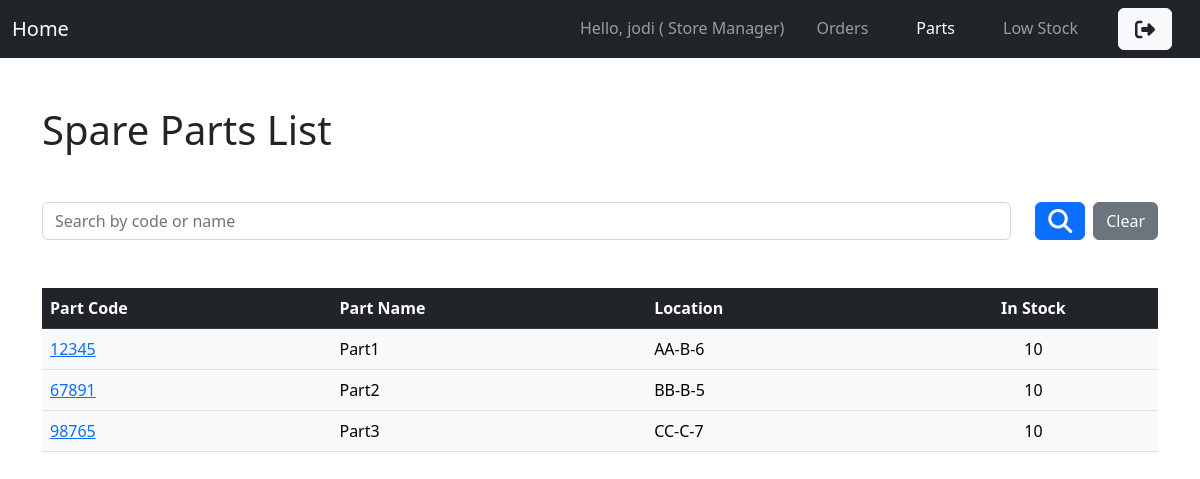
The page /parts/list/ (signed in) on the database as committed earlier.
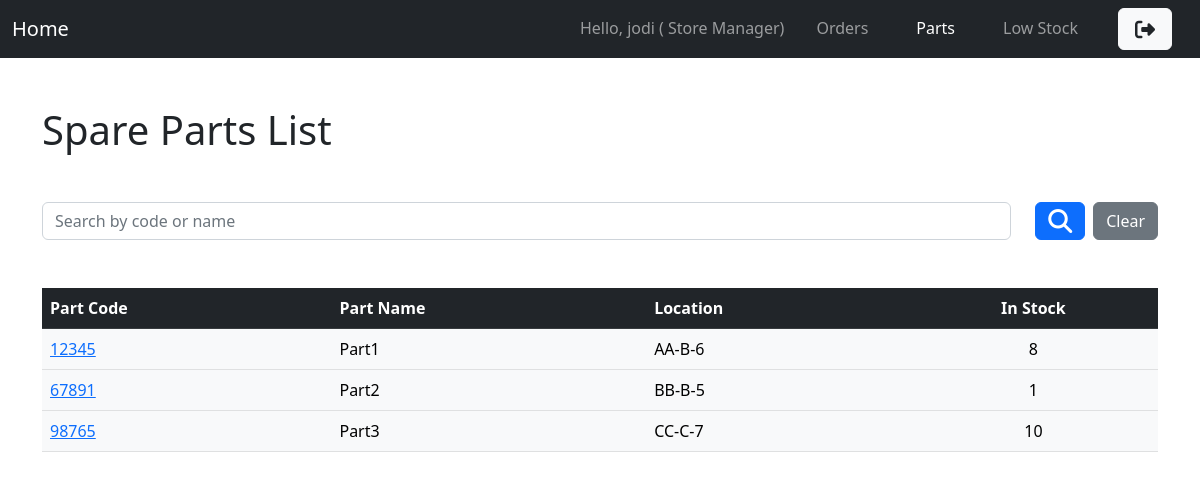
The same page on the database as committed later.
### parts/models.py (models this page shows, shortened)
class Part(models.Model):
    code = models.CharField(max_length=50, unique=True)
    name = models.CharField(max_length=100)
    num_in_stock = models.PositiveIntegerField(default=0)
    low_stock_warning = models.PositiveIntegerField(default=0)
    location = models.CharField(max_length=10, help_text="Format: AB-A-5")

### parts/views.py (the view)
# urls.py: path('list/', PartListView.as_view(), name='parts-list'),
class PartListView(LoginRequiredMixin, ListView):
    model = Part
    context_object_name = 'parts'
    def get_queryset(self):
        queryset = super().get_queryset()
        search_value = self.request.GET.get('searchVal', '')
        if search_value:
            queryset = queryset.filter(Q(code__icontains=search_value) | Q(name__icontains=search_value))
        return queryset
    def get_context_data(self, **kwargs):
        context = super().get_context_data(**kwargs)
        context['search_value'] = self.request.GET.get('searchVal', '')
        return context

### parts/templates/parts/part_list.html
{% extends "parts/base.html" %}
{% block content %}
    <h1 class="my-5">Spare Parts List</h1>
    <form method="get" class="mb-5">
        <div class="form-group d-flex justify-content-between align-items-center">
            <input type="text" name="searchVal" class="form-control me-4 input" placeholder="Search by code or name" value="{{ search_value }}">
            <button type="submit" class="btn btn-primary me-2"><i class="fa-solid fa-magnifying-glass fa-xl"></i></button>
            <a href="{% url 'parts-list' %}" class="btn btn-secondary">Clear</a>
        </div>
    </form>
    <table class="table table-light table-hover parts">
        <thead class="table-dark">
            <tr>
                <th>Part Code</th>
                <th>Part Name</th>
                {% if user.profile.user_group == 'store_manager' %}
                    <th>Location</th>
                {% endif %}
                <th class="text-center">In Stock</th>
            </tr>
        </thead>
        <tbody>
            {% if parts %}
                {% for part in parts %}
                    <tr>
                        <td><a href="{% url 'part-detail' part.id %}">{{ part.code }}</a></td>
                        <td>{{ part.name }}</td>
                        {% if user.profile.user_group == 'store_manager' %}
                            <td>{{ part.location }}</td>
                        {% endif %}
                        <td class="text-center">{{ part.num_in_stock }}</td>
                    </tr>
                {% endfor %}
            {% else %}
                <tr>
                    <td colspan="3">No parts found...</td>
                </tr>
            {% endif %}
        </tbody>
    </table>
{% endblock content %}

Rows that differ between the two databases and show on the page:
changed Part "Part1": num_in_stock "10" → "8"
changed Part "Part2": num_in_stock "10" → "1"
